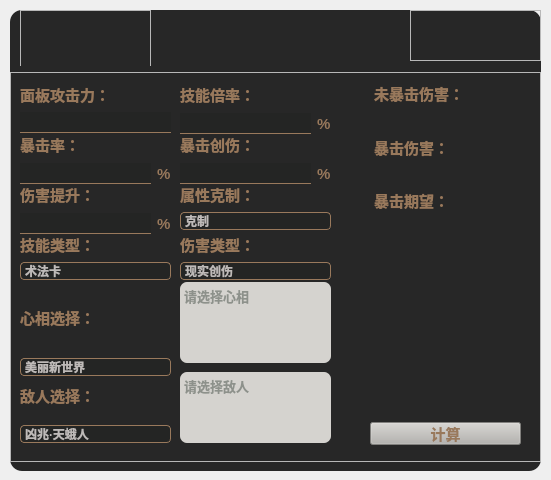
<?xml version="1.0" encoding="UTF-8"?>
<ui version="4.0">
 <class>MainWindow</class>
 <widget class="QMainWindow" name="MainWindow">
  <property name="geometry">
   <rect>
    <x>0</x>
    <y>0</y>
    <width>551</width>
    <height>480</height>
   </rect>
  </property>
  <property name="windowTitle">
   <string>MainWindow</string>
  </property>
  <widget class="QWidget" name="centralwidget">
   <widget class="QFrame" name="all_frame">
    <property name="geometry">
     <rect>
      <x>10</x>
      <y>10</y>
      <width>531</width>
      <height>461</height>
     </rect>
    </property>
    <property name="styleSheet">
     <string notr="true">#all_frame
{
	background:#272727;
	border-radius:12px;
}

#calculate_button
{
	font-family:&quot;HanaMinA&quot;;
	color:#99795C;
	background:#B5B3AF;
	font-size:15px;
	font-weight:bold;
	
}

QLabel
{
	color: #99795C;
	font-weight:bold;
	font-family:&quot;HanaMinA&quot;;
	font-size:15px;
}

QLineEdit
{	
	background:#242524;
	border:0px;
	border-bottom: 1px solid #99795C;
	color: #BEBAB8;
	font-size:15px;
	font-weight:bold;
	font-family:&quot;HanaMinA&quot;;

}



QTextEdit
{	
	border-radius:7px;
	border:0px;
	background:#D5D3CF;
	font-size:13px;
	font-weight:bold;
	font-family:&quot;HanaMinA&quot;;
	color:#464F47;
}

QComboBox
{
	font-size:12px;
	font-family:&quot;HanaMinA&quot;;
	font-weight:bold;
	color:#BEBAB8;
	background:#242524;
	border: 1px solid #99795C; 
	border-radius:4px;
}



QComboBox QAbstractItemView 
{	
	font-size:12px;
	font-family:&quot;HanaMinA&quot;;
	font-weight:bold;
	
	outline: 0px solid gray;  /*取消选中虚线*/
	border: 1px solid #99795C;
	border-radius:4px;	
	
	color:#BEBAB8;
	background-color: #242524;   
	selection-background-color: #BEBAB8;   
}


QComboBox::drop-down 
{
	border:none;
}


</string>
    </property>
    <property name="frameShape">
     <enum>QFrame::StyledPanel</enum>
    </property>
    <property name="frameShadow">
     <enum>QFrame::Raised</enum>
    </property>
    <layout class="QVBoxLayout" name="verticalLayout">
     <property name="leftMargin">
      <number>0</number>
     </property>
     <property name="topMargin">
      <number>0</number>
     </property>
     <property name="rightMargin">
      <number>0</number>
     </property>
     <item>
      <widget class="QFrame" name="top_frame">
       <property name="sizePolicy">
        <sizepolicy hsizetype="Preferred" vsizetype="Expanding">
         <horstretch>2</horstretch>
         <verstretch>1</verstretch>
        </sizepolicy>
       </property>
       <property name="styleSheet">
        <string notr="true">#top_frame{

border-top-left-radius:12px;
border-top-right-radius:12px
}</string>
       </property>
       <property name="frameShape">
        <enum>QFrame::StyledPanel</enum>
       </property>
       <property name="frameShadow">
        <enum>QFrame::Raised</enum>
       </property>
       <widget class="QFrame" name="button_frame">
        <property name="geometry">
         <rect>
          <x>400</x>
          <y>0</y>
          <width>131</width>
          <height>51</height>
         </rect>
        </property>
        <property name="styleSheet">
         <string notr="true">
QPushButton{
border:none;
}
QPushButton:hover{
padding-botton:5px
}</string>
        </property>
        <property name="frameShape">
         <enum>QFrame::StyledPanel</enum>
        </property>
        <property name="frameShadow">
         <enum>QFrame::Raised</enum>
        </property>
        <layout class="QHBoxLayout" name="horizontalLayout_2">
         <item>
          <widget class="QPushButton" name="pushbutton_min">
           <property name="text">
            <string/>
           </property>
           <property name="icon">
            <iconset>
             <normaloff>images/min.png</normaloff>images/min.png</iconset>
           </property>
          </widget>
         </item>
         <item>
          <widget class="QPushButton" name="pushbutton_max">
           <property name="text">
            <string/>
           </property>
           <property name="icon">
            <iconset>
             <normaloff>images/max.png</normaloff>images/max.png</iconset>
           </property>
          </widget>
         </item>
         <item>
          <widget class="QPushButton" name="pushbutton_close">
           <property name="text">
            <string/>
           </property>
           <property name="icon">
            <iconset>
             <normaloff>images/close.png</normaloff>images/close.png</iconset>
           </property>
           <property name="autoDefault">
            <bool>false</bool>
           </property>
          </widget>
         </item>
        </layout>
       </widget>
       <widget class="QFrame" name="logo_frame">
        <property name="geometry">
         <rect>
          <x>10</x>
          <y>0</y>
          <width>131</width>
          <height>61</height>
         </rect>
        </property>
        <property name="frameShape">
         <enum>QFrame::StyledPanel</enum>
        </property>
        <property name="frameShadow">
         <enum>QFrame::Raised</enum>
        </property>
        <widget class="QLabel" name="logo_label_2">
         <property name="geometry">
          <rect>
           <x>0</x>
           <y>0</y>
           <width>131</width>
           <height>61</height>
          </rect>
         </property>
         <property name="sizePolicy">
          <sizepolicy hsizetype="Preferred" vsizetype="Expanding">
           <horstretch>0</horstretch>
           <verstretch>0</verstretch>
          </sizepolicy>
         </property>
         <property name="text">
          <string/>
         </property>
         <property name="pixmap">
          <pixmap>images/logo.ico</pixmap>
         </property>
        </widget>
       </widget>
      </widget>
     </item>
     <item>
      <widget class="QFrame" name="main_frame">
       <property name="sizePolicy">
        <sizepolicy hsizetype="Preferred" vsizetype="Expanding">
         <horstretch>2</horstretch>
         <verstretch>7</verstretch>
        </sizepolicy>
       </property>
       <property name="frameShape">
        <enum>QFrame::StyledPanel</enum>
       </property>
       <property name="frameShadow">
        <enum>QFrame::Raised</enum>
       </property>
       <widget class="QWidget" name="verticalLayoutWidget">
        <property name="geometry">
         <rect>
          <x>10</x>
          <y>10</y>
          <width>151</width>
          <height>51</height>
         </rect>
        </property>
        <layout class="QVBoxLayout" name="attack_input_Layout">
         <item>
          <widget class="QLabel" name="attack_label">
           <property name="font">
            <font>
             <family>HanaMinA</family>
             <pointsize>-1</pointsize>
             <weight>75</weight>
             <bold>true</bold>
            </font>
           </property>
           <property name="toolTip">
            <string/>
           </property>
           <property name="text">
            <string>面板攻击力：</string>
           </property>
          </widget>
         </item>
         <item>
          <widget class="QLineEdit" name="attack_input"/>
         </item>
        </layout>
       </widget>
       <widget class="QWidget" name="verticalLayoutWidget_5">
        <property name="geometry">
         <rect>
          <x>10</x>
          <y>60</y>
          <width>151</width>
          <height>53</height>
         </rect>
        </property>
        <layout class="QVBoxLayout" name="critical_strike_rate_input_Layout">
         <item>
          <widget class="QLabel" name="critical_strike_rate_label">
           <property name="font">
            <font>
             <family>HanaMinA</family>
             <pointsize>-1</pointsize>
             <weight>75</weight>
             <bold>true</bold>
            </font>
           </property>
           <property name="toolTip">
            <string/>
           </property>
           <property name="text">
            <string>暴击率：</string>
           </property>
          </widget>
         </item>
         <item>
          <layout class="QHBoxLayout" name="input_Layout_3">
           <item>
            <widget class="QLineEdit" name="critical_strike_rate_input"/>
           </item>
           <item>
            <widget class="QLabel" name="sign_3">
             <property name="text">
              <string>%</string>
             </property>
            </widget>
           </item>
          </layout>
         </item>
        </layout>
       </widget>
       <widget class="QWidget" name="verticalLayoutWidget_2">
        <property name="geometry">
         <rect>
          <x>170</x>
          <y>10</y>
          <width>151</width>
          <height>53</height>
         </rect>
        </property>
        <layout class="QVBoxLayout" name="skill_ratio_input_Layout">
         <item>
          <widget class="QLabel" name="skill_ratio_laber">
           <property name="font">
            <font>
             <family>HanaMinA</family>
             <pointsize>-1</pointsize>
             <weight>75</weight>
             <bold>true</bold>
            </font>
           </property>
           <property name="toolTip">
            <string/>
           </property>
           <property name="text">
            <string>技能倍率：</string>
           </property>
          </widget>
         </item>
         <item>
          <layout class="QHBoxLayout" name="input_Layout_1">
           <item>
            <widget class="QLineEdit" name="skill_ratio_input"/>
           </item>
           <item>
            <widget class="QLabel" name="sign_1">
             <property name="text">
              <string>%</string>
             </property>
            </widget>
           </item>
          </layout>
         </item>
        </layout>
       </widget>
       <widget class="QWidget" name="verticalLayoutWidget_6">
        <property name="geometry">
         <rect>
          <x>170</x>
          <y>60</y>
          <width>151</width>
          <height>53</height>
         </rect>
        </property>
        <layout class="QVBoxLayout" name="critical_strike_ratio_input_Layout">
         <item>
          <widget class="QLabel" name="critical_strike_ratio_label">
           <property name="font">
            <font>
             <family>HanaMinA</family>
             <pointsize>-1</pointsize>
             <weight>75</weight>
             <bold>true</bold>
            </font>
           </property>
           <property name="toolTip">
            <string/>
           </property>
           <property name="text">
            <string>暴击创伤：</string>
           </property>
          </widget>
         </item>
         <item>
          <layout class="QHBoxLayout" name="input_Layout_4">
           <item>
            <widget class="QLineEdit" name="critical_strike_ratio_input"/>
           </item>
           <item>
            <widget class="QLabel" name="sign_4">
             <property name="text">
              <string>%</string>
             </property>
            </widget>
           </item>
          </layout>
         </item>
        </layout>
       </widget>
       <widget class="QWidget" name="verticalLayoutWidget_4">
        <property name="geometry">
         <rect>
          <x>10</x>
          <y>110</y>
          <width>151</width>
          <height>53</height>
         </rect>
        </property>
        <layout class="QVBoxLayout" name="damage_increase_input_Layout">
         <item>
          <widget class="QLabel" name="damage_increase_label">
           <property name="font">
            <font>
             <family>HanaMinA</family>
             <pointsize>-1</pointsize>
             <weight>75</weight>
             <bold>true</bold>
            </font>
           </property>
           <property name="toolTip">
            <string/>
           </property>
           <property name="text">
            <string>伤害提升：</string>
           </property>
          </widget>
         </item>
         <item>
          <layout class="QHBoxLayout" name="input_Layout_2">
           <item>
            <widget class="QLineEdit" name="damage_increase_input"/>
           </item>
           <item>
            <widget class="QLabel" name="sign_2">
             <property name="text">
              <string>%</string>
             </property>
            </widget>
           </item>
          </layout>
         </item>
        </layout>
       </widget>
       <widget class="QWidget" name="verticalLayoutWidget_8">
        <property name="geometry">
         <rect>
          <x>170</x>
          <y>110</y>
          <width>151</width>
          <height>48</height>
         </rect>
        </property>
        <layout class="QVBoxLayout" name="matchup_choice_combobox_Layout">
         <item>
          <widget class="QLabel" name="matchup_choice_label">
           <property name="font">
            <font>
             <family>HanaMinA</family>
             <pointsize>-1</pointsize>
             <weight>75</weight>
             <bold>true</bold>
            </font>
           </property>
           <property name="toolTip">
            <string/>
           </property>
           <property name="text">
            <string>属性克制：</string>
           </property>
          </widget>
         </item>
         <item>
          <widget class="QComboBox" name="matchup_choice_combobox">
           <item>
            <property name="text">
             <string>克制</string>
            </property>
           </item>
           <item>
            <property name="text">
             <string>非克制</string>
            </property>
           </item>
          </widget>
         </item>
        </layout>
       </widget>
       <widget class="QWidget" name="verticalLayoutWidget_7">
        <property name="geometry">
         <rect>
          <x>10</x>
          <y>160</y>
          <width>151</width>
          <height>48</height>
         </rect>
        </property>
        <layout class="QVBoxLayout" name="skill_choice_combobox_Layout">
         <item>
          <widget class="QLabel" name="skill_choice_label">
           <property name="font">
            <font>
             <family>HanaMinA</family>
             <pointsize>-1</pointsize>
             <weight>75</weight>
             <bold>true</bold>
            </font>
           </property>
           <property name="toolTip">
            <string/>
           </property>
           <property name="text">
            <string>技能类型：</string>
           </property>
          </widget>
         </item>
         <item>
          <widget class="QComboBox" name="skill_choice_combobox">
           <item>
            <property name="text">
             <string>术法卡</string>
            </property>
           </item>
           <item>
            <property name="text">
             <string>仪式卡</string>
            </property>
           </item>
          </widget>
         </item>
        </layout>
       </widget>
       <widget class="QWidget" name="verticalLayoutWidget_9">
        <property name="geometry">
         <rect>
          <x>170</x>
          <y>160</y>
          <width>151</width>
          <height>48</height>
         </rect>
        </property>
        <layout class="QVBoxLayout" name="damage_choice_combobox_Layout">
         <item>
          <widget class="QLabel" name="damage_choice_label">
           <property name="font">
            <font>
             <family>HanaMinA</family>
             <pointsize>-1</pointsize>
             <weight>75</weight>
             <bold>true</bold>
            </font>
           </property>
           <property name="toolTip">
            <string/>
           </property>
           <property name="text">
            <string>伤害类型：</string>
           </property>
          </widget>
         </item>
         <item>
          <widget class="QComboBox" name="damage_choice_combobox">
           <item>
            <property name="text">
             <string>现实创伤</string>
            </property>
           </item>
           <item>
            <property name="text">
             <string>精神创伤</string>
            </property>
           </item>
          </widget>
         </item>
        </layout>
       </widget>
       <widget class="QWidget" name="verticalLayoutWidget_10">
        <property name="geometry">
         <rect>
          <x>10</x>
          <y>210</y>
          <width>151</width>
          <height>94</height>
         </rect>
        </property>
        <layout class="QVBoxLayout" name="heart_choice_combobox_Layout">
         <item>
          <widget class="QLabel" name="heart_choice_combobox_label">
           <property name="font">
            <font>
             <family>HanaMinA</family>
             <pointsize>-1</pointsize>
             <weight>75</weight>
             <bold>true</bold>
            </font>
           </property>
           <property name="toolTip">
            <string/>
           </property>
           <property name="text">
            <string>心相选择：</string>
           </property>
          </widget>
         </item>
         <item>
          <widget class="QComboBox" name="heart_choice_combobox">
           <property name="iconSize">
            <size>
             <width>60</width>
             <height>60</height>
            </size>
           </property>
           <item>
            <property name="text">
             <string>美丽新世界</string>
            </property>
            <property name="icon">
             <iconset>
              <normaloff>images/1.png</normaloff>images/1.png</iconset>
            </property>
           </item>
           <item>
            <property name="text">
             <string>跳房子游戏</string>
            </property>
            <property name="icon">
             <iconset>
              <normaloff>images/2.png</normaloff>images/2.png</iconset>
            </property>
           </item>
           <item>
            <property name="text">
             <string>第二次生命</string>
            </property>
            <property name="icon">
             <iconset>
              <normaloff>images/3.png</normaloff>images/3.png</iconset>
            </property>
           </item>
           <item>
            <property name="text">
             <string>夜色亵渎者</string>
            </property>
            <property name="icon">
             <iconset>
              <normaloff>images/4.png</normaloff>images/4.png</iconset>
            </property>
           </item>
           <item>
            <property name="text">
             <string>掌声如雷鸣</string>
            </property>
            <property name="icon">
             <iconset>
              <normaloff>images/5.png</normaloff>images/5.png</iconset>
            </property>
           </item>
           <item>
            <property name="text">
             <string>好奇心宝贝</string>
            </property>
            <property name="icon">
             <iconset>
              <normaloff>images/6.png</normaloff>images/6.png</iconset>
            </property>
           </item>
           <item>
            <property name="text">
             <string>大娱乐至上</string>
            </property>
            <property name="icon">
             <iconset>
              <normaloff>images/7.png</normaloff>images/7.png</iconset>
            </property>
           </item>
           <item>
            <property name="text">
             <string>必要的记录</string>
            </property>
            <property name="icon">
             <iconset>
              <normaloff>images/8.png</normaloff>images/8.png</iconset>
            </property>
           </item>
           <item>
            <property name="text">
             <string>在仙境之外</string>
            </property>
            <property name="icon">
             <iconset>
              <normaloff>images/9.png</normaloff>images/9.png</iconset>
            </property>
           </item>
           <item>
            <property name="text">
             <string>可度量之心</string>
            </property>
            <property name="icon">
             <iconset>
              <normaloff>images/10.png</normaloff>images/10.png</iconset>
            </property>
           </item>
          </widget>
         </item>
        </layout>
       </widget>
       <widget class="QTextEdit" name="heart_info_text">
        <property name="geometry">
         <rect>
          <x>170</x>
          <y>210</y>
          <width>151</width>
          <height>81</height>
         </rect>
        </property>
        <property name="readOnly">
         <bool>true</bool>
        </property>
        <property name="placeholderText">
         <string>请选择心相</string>
        </property>
       </widget>
       <widget class="QWidget" name="verticalLayoutWidget_11">
        <property name="geometry">
         <rect>
          <x>10</x>
          <y>300</y>
          <width>151</width>
          <height>71</height>
         </rect>
        </property>
        <layout class="QVBoxLayout" name="enemy_choice_combobox_Layout">
         <item>
          <widget class="QLabel" name="enemy_choice_label">
           <property name="font">
            <font>
             <family>HanaMinA</family>
             <pointsize>-1</pointsize>
             <weight>75</weight>
             <bold>true</bold>
            </font>
           </property>
           <property name="toolTip">
            <string/>
           </property>
           <property name="text">
            <string>敌人选择：</string>
           </property>
          </widget>
         </item>
         <item>
          <widget class="QComboBox" name="enemy_choice_combobox">
           <item>
            <property name="text">
             <string>凶兆·天蛾人</string>
            </property>
           </item>
           <item>
            <property name="text">
             <string>厄兆·天蛾人</string>
            </property>
           </item>
           <item>
            <property name="text">
             <string>无防御测试怪</string>
            </property>
           </item>
          </widget>
         </item>
        </layout>
       </widget>
       <widget class="QTextEdit" name="enemy_info_text">
        <property name="geometry">
         <rect>
          <x>170</x>
          <y>300</y>
          <width>151</width>
          <height>71</height>
         </rect>
        </property>
        <property name="readOnly">
         <bool>true</bool>
        </property>
        <property name="placeholderText">
         <string>请选择敌人</string>
        </property>
       </widget>
       <widget class="QPushButton" name="calculate_button">
        <property name="geometry">
         <rect>
          <x>360</x>
          <y>350</y>
          <width>151</width>
          <height>23</height>
         </rect>
        </property>
        <property name="text">
         <string>计算</string>
        </property>
       </widget>
       <widget class="QWidget" name="verticalLayoutWidget_3">
        <property name="geometry">
         <rect>
          <x>360</x>
          <y>10</y>
          <width>160</width>
          <height>155</height>
         </rect>
        </property>
        <layout class="QVBoxLayout" name="result_Layout">
         <item>
          <widget class="QLabel" name="result1_label">
           <property name="text">
            <string> 未暴击伤害：</string>
           </property>
          </widget>
         </item>
         <item>
          <widget class="QLabel" name="result1_output">
           <property name="text">
            <string/>
           </property>
          </widget>
         </item>
         <item>
          <widget class="QLabel" name="result3_output">
           <property name="text">
            <string> 暴击伤害：</string>
           </property>
          </widget>
         </item>
         <item>
          <widget class="QLabel" name="result2_label">
           <property name="text">
            <string/>
           </property>
          </widget>
         </item>
         <item>
          <widget class="QLabel" name="result3_label">
           <property name="text">
            <string> 暴击期望：</string>
           </property>
          </widget>
         </item>
         <item>
          <widget class="QLabel" name="result2_output">
           <property name="text">
            <string/>
           </property>
          </widget>
         </item>
        </layout>
       </widget>
      </widget>
     </item>
    </layout>
   </widget>
  </widget>
 </widget>
 <resources/>
 <connections>
  <connection>
   <sender>pushbutton_close</sender>
   <signal>clicked()</signal>
   <receiver>MainWindow</receiver>
   <slot>close()</slot>
   <hints>
    <hint type="sourcelabel">
     <x>515</x>
     <y>34</y>
    </hint>
    <hint type="destinationlabel">
     <x>355</x>
     <y>6</y>
    </hint>
   </hints>
  </connection>
  <connection>
   <sender>pushbutton_min</sender>
   <signal>clicked()</signal>
   <receiver>MainWindow</receiver>
   <slot>showMinimized()</slot>
   <hints>
    <hint type="sourcelabel">
     <x>434</x>
     <y>33</y>
    </hint>
    <hint type="destinationlabel">
     <x>268</x>
     <y>5</y>
    </hint>
   </hints>
  </connection>
 </connections>
</ui>
